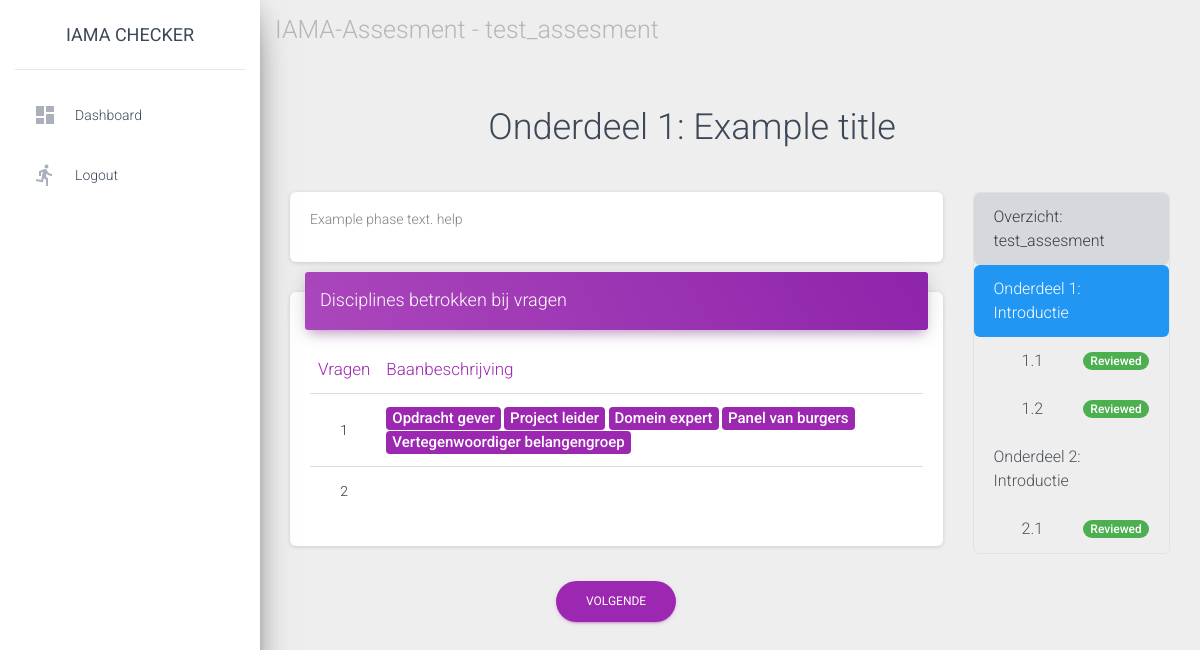
The app's page /assesments/14/question/1/ (signed in) with its own data.
### base/models.py (models this page shows)
class Assesment(models.Model):
    name = models.CharField(max_length=40)# Name of the assesment
    organisation = models.CharField(max_length=50)# Name of the organisation performing the assesment
    complete_status = models.BooleanField(default=False)# Complete when all questions have been answered
    date_last_saved = models.DateField(auto_now=True)# Automatically saves new value when this object is saved
    user = models.ForeignKey(User, on_delete=models.CASCADE, default=user_pk_sentinel)

class Question(models.Model):
    class Jobs():
        _jobs = {
            "DA": "Data scientist",
            "BE": "Bestuur",
            "BG": "Belangen groep",
            "OG": "Opdracht gever",
            "PL": "Project leider",
            "DE": "Domein expert",
            "PB": "Panel van burgers",
            "VB": "Vertegenwoordiger belangengroep",
        }
        def __init__(self, job_type, priority) -> None:
            self.priority = priority
            try:
                self.description = self._jobs[job_type]
            except KeyError:
                raise KeyError("Job type: " + job_type + ", loaded from fixture not recognized!")
    question_title = models.CharField(max_length=140, default="Question title")
    question_text = models.TextField()# Content to display
    question_phase = models.IntegerField() # Phase number of the question
    question_number = models.IntegerField() # Question number in the phase
    job_list = models.JSONField(default=list)
    def jobs_as_py_list(self):
        return [self.Jobs(job["type"], job["priority"]) for job in self.job_list]

### base/views.py (the view, shortened to what this page needs)
# urls.py: path("assesments/<int:assesment_id>/question/<int:question_id>/", views.question_detail, name="question_detail"),
@login_required
def question_detail(request, assesment_id, question_id):
    try:
        assesment = Assesment.objects.get(pk=assesment_id)
        question = Question.objects.get(pk=question_id)
    except (KeyError, Assesment.DoesNotExist):
        return render(request, "errors/error.html", {"message": "Assesment bestaat niet!"})
    except (KeyError, Question.DoesNotExist):
        return render(request, "errors/error.html", {"message": "Verzochte vraag van deze assesment bestaat niet!"})
    if request.user.pk != assesment.user.pk:
        return render(request, "errors/error.html", {"message": "Gebruiker heeft geen toegang tot deze assesment!"})
    buttons = {
        "next": question.id + 1,
        "prev": question.id - 1
    }
    index_context_objects = {
        "question_list": request.session.get("questions", create_question_list()),
        "status_list": get_complete_status(request, assesment),
    }
    if question.question_number == 0:
        context = {
            "assesment": assesment,
            "question": question,
            "index_context_objects": index_context_objects,
            "buttons": buttons,
            "reference_list": Reference.objects.filter(questions__question_phase=question.question_phase),
            "jobs": jobs_per_phase(question.question_phase),
        }
        return render(request, "base/phase_intro.html", context)

### base/templatetags/base_extra.py (called while the page is built)
@register.filter()
def key(dict, key):
    return dict[str(key)]

### base/views.py (called while the page is built)
def jobs_per_phase(phase_num):
    questions = Question.objects.filter(question_phase=phase_num)
    jobs = []
    for question in questions:
        if question.question_number != 0:
            job = {
                "q_number": question.question_number,
                "job_list": question.jobs_as_py_list(),
            }
            jobs.append(job)
    return jobs

def create_question_list():
    color = [
        "#007bc760",
        "#42145f60",
        "#a9006160",
        "#ffb61260"
    ]
    current_phase = 1# Counter
    questions = []# List to append
    while (question_list := Question.objects.filter(question_phase=current_phase).order_by("question_number")):
        questions.append({"phase_num": current_phase, "question_list": question_list, "list_item_color": color[current_phase - 1]})
        current_phase += 1
    return questions

### base/templates/base/phase_intro.html (shortened to what this page needs)
{% extends 'base/base.html' %}
{% block navigation %}<a href="{% url 'base:detail' assesment.id %}" style="color: grey">IAMA-Assesment - {{ assesment.name }}</a>{% endblock %}
{% block content %}
<div class="row">
    <div class="col-md-2"></div>
    <div class="col-md-7 text-center">
        <h2>Onderdeel {{ question.question_phase }}: {{ question.question_title }} </h2>
    </div>
    <div class="col"></div>
</div>
<div class="row">
    <div class="col-md-9">
        <div class="card">
            <div class="card-body">
                <p style="color: grey">
                    {{ question.question_text }} help
                </p>
            </div>
        </div>
      <div class="card">
        <div class="card-header card-header-primary">
          <h4 class="card-title">Disciplines betrokken bij vragen</h4>
        </div>
        <div class="card-body">
          <div class="table-responsive">
            <table class="table">
              <thead class="text-primary">
                <th class="text-center">Vragen</th>
                <th>Baanbeschrijving</th>
              </thead>
              <tbody>
                {% for job in jobs %}
                  <tr>
                    <td class="text-center">
                      {{ job.q_number }}
                    </td>
                    <td>
                      {% for dicipline in job.job_list %}
                        <span class="badge badge-primary" style="font-size: 15px; background-color: #9c27b0">{{ dicipline.description }}</span>
                      {% endfor %}
                    </td>
                  </tr>
                {% endfor %}
              </tbody>
            </table>
          </div>
        </div>
      </div>
      <div class="row">
        <div class="col text-center">
          <a href="{% url 'base:question_detail' assesment.id buttons.next %}" class="btn btn-primary btn-round">Volgende</a>
        </div>
      </div>
    </div>
    <div class="col-md-3" style="padding-top: 30px">
        {% include "base/q_index.html" with assesment=assesment question_list=index_context_objects.question_list current_question=question.id status_list=index_context_objects.status_list %}
    </div>
</div>
{% endblock %}

### base/templates/base/q_index.html
{% load base_extra %}
<div class="list-group rounded border" style="border-color:grey">
    <a href="{% url 'base:detail' assesment.id %}" class="list-group-item list-group-item-action list-group-item-secondary rounded">
        Overzicht: {{ assesment.name }}
    </a>
    {% for phase in question_list %}
        {% for question in phase.question_list %}
            {% if question.question_number == 0 %}
                {% if current_question == question.id %}
                    <a href="{% url 'base:question_detail' assesment.id question.id %}" class="list-group-item list-group-item-action active rounded">
                        Onderdeel {{ phase.phase_num }}: Introductie
                    </a>
                {% else %}
                    <a href="{% url 'base:question_detail' assesment.id question.id %}" class="list-group-item list-group-item-action rounded">
                        Onderdeel {{ phase.phase_num }}: Introductie
                    </a>
                {% endif %}
            {% else %}
                {% if current_question == question.id %}
                    <a href="{% url 'base:question_detail' assesment.id question.id %}" class="list-group-item list-group-item-action d-flex justify-content-between align-items-center active rounded"
                    style="padding-left: 3em">
                        {{ question.question_phase }}.{{ question.question_number }} {{ status_list|key:question.id|safe }}
                    </a>
                {% else %}
                    <a href="{% url 'base:question_detail' assesment.id question.id %}" class="list-group-item list-group-item-action d-flex justify-content-between align-items-center rounded"
                    style="padding-left: 3em">
                        {{ question.question_phase }}.{{ question.question_number }} {{ status_list|key:question.id|safe }}
                    </a>
                {% endif %}
            {% endif %}
        {% endfor %}
    {% endfor %}
</div>

### records on screen
Assesment: name "test_assesment"
Question: question_phase "1", question_title "Example title", question_text "Example phase text.", phase_num "1"
Question: question_phase "1", question_number "1", id "Reviewed"
Question: question_phase "1", question_number "2", id "Reviewed"
Question: phase_num "2"
Question: question_phase "2", question_number "1", id "Reviewed"

### other values on screen
{{ job.q_number }} "1" "2"
{{ dicipline.description }} "Opdracht gever" "Project leider" "Domein expert" "Panel van burgers" "Vertegenwoordiger belangengroep"
